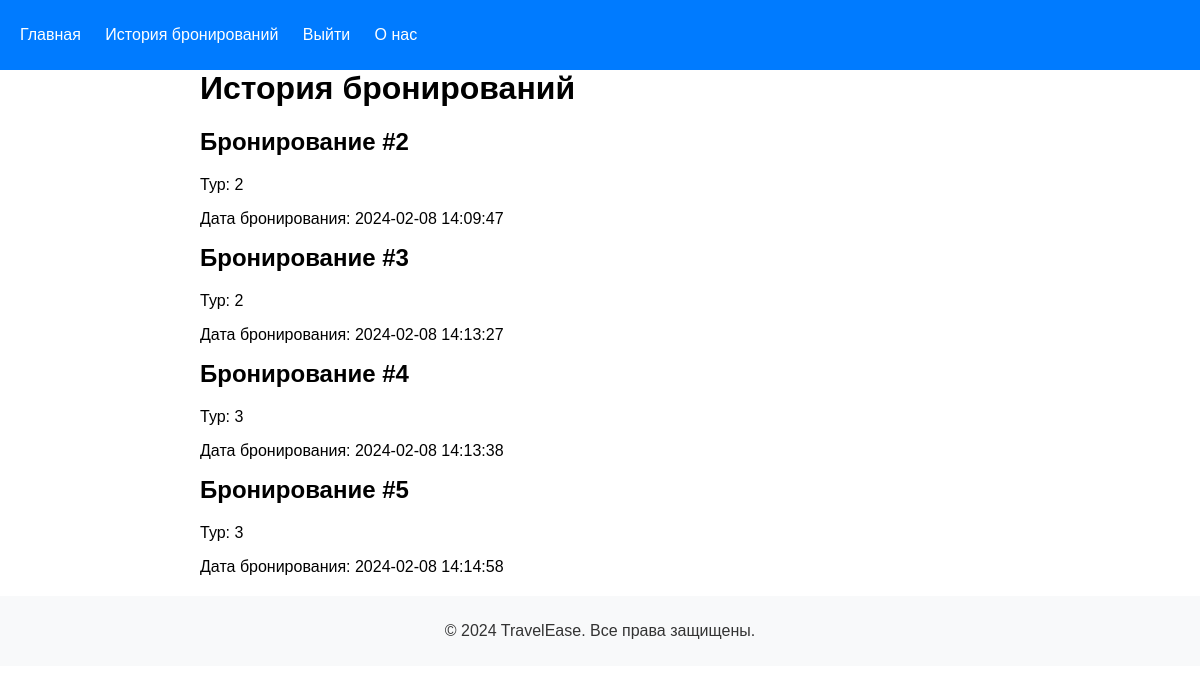
Page /user/history.php (signed in) on the committed database.
### tables this page shows
CREATE TABLE `bookings` (
  `id` int(11) NOT NULL,
  `user_id` int(11) DEFAULT NULL,
  `tour_id` int(11) DEFAULT NULL,
  `date_booked` datetime DEFAULT NULL
);

### user/history.php (the view, shortened to what this page needs)
<?php
include('../includes/db_connection.php');
$user_id = $_SESSION['user_id'];
$sql = "SELECT * FROM bookings WHERE user_id = $user_id";
$result = mysqli_query($conn, $sql);
?>
<!DOCTYPE html>
<html lang="en">
<head>
    <link rel="stylesheet" href="../css/style.css">
</head>
<body>
    <?php include('../header.php'); ?>
    <div class="content">
        <h1>История бронирований</h1>
        <?php
        if (mysqli_num_rows($result) > 0) {
            while ($row = mysqli_fetch_assoc($result)) {
                echo "<div class='booking'>";
                echo "<h2>Бронирование #" . $row['id'] . "</h2>";
                echo "<p>Тур: " . $row['tour_id'] . "</p>";
                echo "<p>Дата бронирования: " . $row['date_booked'] . "</p>";
                echo "</div>";
            }
        } else {
            echo "<p>У вас пока нет ни одного бронирования.</p>";
        }
        ?>
    </div>
    <?php include('../footer.php'); ?>
</body>
</html>

### css/style.css (style rules this page uses)
body, html { margin: 0; padding: 0; font-family: Arial, sans-serif; }
h1, h2, h3, h4, h5, h6 { font-family: Arial, sans-serif; margin-top: 0; }
.content { margin: 20px; max-width: 800px; margin: 0 auto; }

### rows in the picture
bookings: id "2", tour "2", date_booked "2024-02-08 14:09:47"
bookings: id "3", tour "2", date_booked "2024-02-08 14:13:27"
bookings: id "4", tour "3", date_booked "2024-02-08 14:13:38"
bookings: id "5", tour "3", date_booked "2024-02-08 14:14:58"
